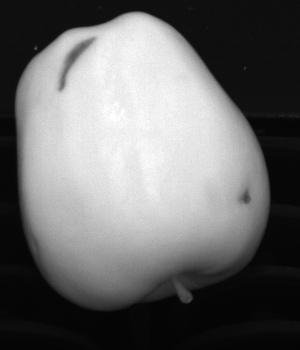
#> input picture fruit-inspection-images/first task/C0_000001.png, 300 x 350 px, found by its file name
$ jupyter execute --allow-errors cv-fruit-detection.ipynb   (shell and % lines are left out)
#> lines starting #> are read from the running program, lines starting #| are printed output that depends on the picture; after the words box and inside, x2 and y2 are one past the last pixel; in counts of white or black regions, pixels touching at a corner belong together
[cell 1]
import cv2 as cv
import numpy as np
from matplotlib import pyplot as plt
import heapq
import pandas as pd
import matplotlib.cm as cm
import scipy.io as sio
import random

img1_gray = cv.imread("computer-vision-fruit-detection/fruit-inspection-images/first task/C0_000001.png", cv.IMREAD_GRAYSCALE)
#> img1_gray is the input picture: shape (350, 300); min 3, max 255, mean 106.4
img2_gray = cv.imread("computer-vision-fruit-detection/fruit-inspection-images/first task/C0_000002.png", cv.IMREAD_GRAYSCALE)
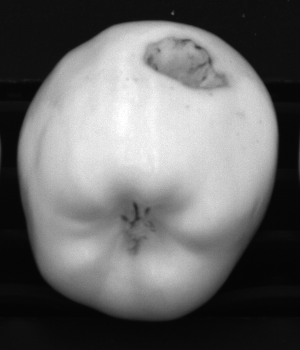
#> input picture fruit-inspection-images/first task/C0_000002.png, 300 x 350 px, found by its file name
#> img2_gray is the input picture: shape (350, 300); min 4, max 255, mean 105
img3_gray = cv.imread("computer-vision-fruit-detection/fruit-inspection-images/first task/C0_000003.png", cv.IMREAD_GRAYSCALE)
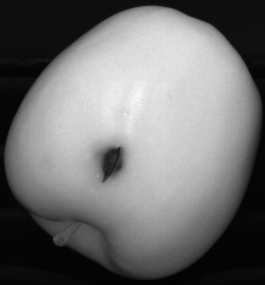
#> input picture fruit-inspection-images/first task/C0_000003.png, 265 x 285 px, found by its file name
#> img3_gray is the input picture: shape (285, 265); min 2, max 255, mean 113.4

img1_color = cv.cvtColor(cv.imread("computer-vision-fruit-detection/fruit-inspection-images/first task/C1_000001.png", cv.IMREAD_COLOR),cv.COLOR_BGR2RGB)
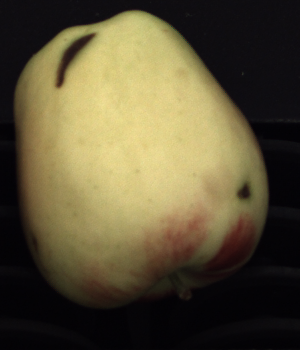
#> input picture fruit-inspection-images/first task/C1_000001.png, 300 x 350 px, found by its file name
img2_color = cv.cvtColor(cv.imread("computer-vision-fruit-detection/fruit-inspection-images/first task/C1_000002.png", cv.IMREAD_COLOR),cv.COLOR_BGR2RGB)
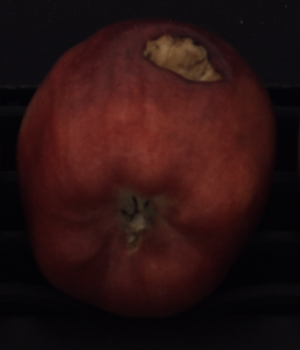
#> input picture fruit-inspection-images/first task/C1_000002.png, 300 x 350 px, found by its file name
img3_color = cv.cvtColor(cv.imread("computer-vision-fruit-detection/fruit-inspection-images/first task/C1_000003.png", cv.IMREAD_COLOR),cv.COLOR_BGR2RGB)
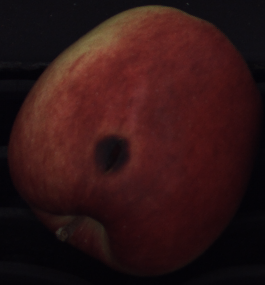
#> input picture fruit-inspection-images/first task/C1_000003.png, 265 x 285 px, found by its file name

# Plot images

def show_img( img_list):
    plt.figure(figsize=(10,10))
    for i in range(len(img_list)):
        plt.subplot(2,3,i+1)
        plt.imshow(img_list[i], cmap='gray', vmin=0, vmax=255)
        plt.title("NIR img1", fontsize = 15)
        plt.xticks([]), plt.yticks([])
    plt.show()

show_img([img1_gray, img2_gray, img3_gray])
#> the loop in show_img, `for i in range(len(img_list)):` made 3 passes

[cell 2]
ret1, otsu_img1 = cv.threshold(img1_gray, 0, 255, cv.THRESH_BINARY+cv.THRESH_OTSU)
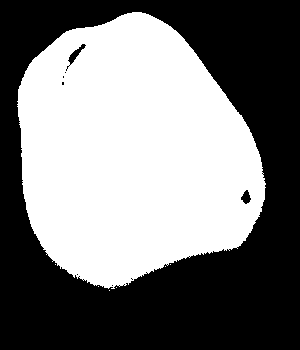
#> otsu_img1: shape (350, 300); 48.1% white; 7 white regions (6 under 20 px), largest, box (x1, y1, x2, y2) and area: (17, 12, 266, 289) 50519
#> ret1 = 109
ret2, otsu_img2 = cv.threshold(img2_gray, 0, 255, cv.THRESH_BINARY+cv.THRESH_OTSU)
#> otsu_img2: shape (350, 300); 54% white; 15 black regions (11 under 20 px), largest, box (x1, y1, x2, y2) and area: (0, 0, 300, 350) 47509, (120, 200, 155, 229) 580, (131, 238, 141, 251) 70, (126, 230, 133, 238) 26
#> ret2 = 98
ret3, otsu_img3 = cv.threshold(img3_gray, 0, 255, cv.THRESH_BINARY+cv.THRESH_OTSU)
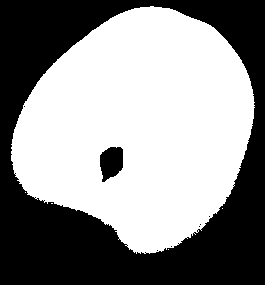
#> otsu_img3: shape (285, 265); 55.8% white; 8 black regions (6 under 20 px), largest, box (x1, y1, x2, y2) and area: (0, 0, 265, 285) 32769, (100, 147, 123, 182) 615
#> ret3 = 104

show_img([otsu_img1, otsu_img2, otsu_img3])
#> the loop in show_img (call 2), `for i in range(len(img_list)):` made 3 passes

[cell 3]
def flood_fill(tr_img):
    im_floodfill = tr_img.copy()
    h, w = tr_img.shape[:2]
    mask = np.zeros((h+2, w+2), np.uint8)
    cv.floodFill(im_floodfill, mask, (0,0), 255);
    im_floodfill_inv = cv.bitwise_not(im_floodfill)
    im_out = tr_img | im_floodfill_inv
    return im_out

def convert_mask_to_RGB(mask):
    return cv.cvtColor(mask, cv.COLOR_GRAY2BGR)

def apply_mask(mask, rgb_img):
    for i in range(mask.shape[0]):
        for j in range(mask.shape[1]):
            if mask[i, j, 0] == 0:
                rgb_img[i, j, 0] = 0
                rgb_img[i, j, 1] = 0
                rgb_img[i, j, 2] = 0
    return rgb_img

# [37 lines left out: functions remove_edges, closing, draw_defects, not called in this run]


mask1 = flood_fill(otsu_img1)
#> in flood_fill, `cv.floodFill(im_floodfill, mask, (0,0), 255);`: im_floodfill: shape (350, 300); 99.8% white; 16 black regions (14 under 20 px), largest, box (x1, y1, x2, y2) and area: (66, 44, 86, 71) 122, (241, 190, 251, 204) 86
#> in flood_fill, `im_out = tr_img | im_floodfill_inv`: im_out: shape (350, 300); 48.3% white; 7 white regions (6 under 20 px), largest, box (x1, y1, x2, y2) and area: (17, 12, 266, 289) 50748
mask2 = flood_fill(otsu_img2)
#> in flood_fill (call 2), `im_out = tr_img | im_floodfill_inv`: im_out: shape (350, 300); 54.8% white; 1 black region, box (x1, y1, x2, y2) and area: (0, 0, 300, 350) 47501
mask3 = flood_fill(otsu_img3)
#> in flood_fill (call 3), `cv.floodFill(im_floodfill, mask, (0,0), 255);`: im_floodfill: shape (285, 265); 99.2% white; 15 black regions (14 under 20 px), largest, box (x1, y1, x2, y2) and area: (100, 147, 123, 182) 615
#> in flood_fill (call 3), `im_out = tr_img | im_floodfill_inv`: im_out: shape (285, 265); 56.6% white; 1 black region, box (x1, y1, x2, y2) and area: (0, 0, 265, 285) 32760


show_img([mask1, mask2, mask3])

[cell 4]
rgb_mask1 = convert_mask_to_RGB(mask1)
rgb_mask2 = convert_mask_to_RGB(mask2)
rgb_mask3 = convert_mask_to_RGB(mask3)

original_color_img_with_mask1 = apply_mask(rgb_mask1, img1_color)
original_color_img_with_mask2 = apply_mask(rgb_mask2, img2_color)
original_color_img_with_mask3 = apply_mask(rgb_mask3, img3_color)

show_img([original_color_img_with_mask1, original_color_img_with_mask2, original_color_img_with_mask3])

[cell 5]
def remove_borders(img_gray, original_color_img_with_mask, mask):
    th, _ = cv.threshold(img_gray, 0, 255, cv.THRESH_OTSU)
    canny = cv.Canny(original_color_img_with_mask, th / 2, th)
    # erosion
    kernel = np.ones((17, 17), np.uint8)
    eroded_mask = cv.erode(mask, kernel, iterations = 2)
    img_without_edges = canny.copy()
    # apply eroded mask
    for i in range(eroded_mask.shape[0]):
        for j in range(eroded_mask.shape[1]):
            if eroded_mask[i, j] == 0:
                img_without_edges[i, j] = 0
    return img_without_edges

def closing(image_without_edges):
    kernel = np.ones((15,15),np.uint8)
    closing = cv.morphologyEx(image_without_edges, cv.MORPH_CLOSE, kernel)
    return closing

# [19 lines left out: function draw_defects, not called in this run]

image_without_edges1 = remove_borders(img1_gray, original_color_img_with_mask1, mask1)
#> in remove_borders, `th, _ = cv.threshold(img_gray, 0, 255, cv.THRESH_OTSU)`: th = 109
#> in remove_borders, `canny = cv.Canny(original_color_img_with_mask, th / 2, th)`: canny: shape (350, 300); 1.4% white in thin lines or dots, all inside (x1, y1, x2, y2) = (17, 12, 266, 292)
#> in remove_borders, `eroded_mask = cv.erode(mask, kernel, iterations = 2)`: eroded_mask: shape (350, 300); 33.4% white; 1 white region, box (x1, y1, x2, y2) and area: (35, 32, 247, 269) 35058
#> after the loop in remove_borders, `for i in range(eroded_mask.shape[0]):`:
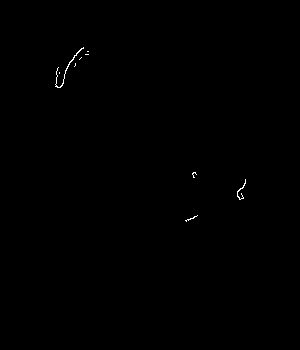
#> img_without_edges: shape (350, 300); 0.16% white in thin lines or dots, all inside (x1, y1, x2, y2) = (55, 47, 246, 222)
image_without_edges2 = remove_borders(img2_gray, original_color_img_with_mask2, mask2)
#> in remove_borders (call 2), `th, _ = cv.threshold(img_gray, 0, 255, cv.THRESH_OTSU)`: th = 98
#> in remove_borders (call 2), `canny = cv.Canny(original_color_img_with_mask, th / 2, th)`: canny: shape (350, 300); 1.4% white in thin lines or dots, all inside (x1, y1, x2, y2) = (19, 21, 277, 309)
#> in remove_borders (call 2), `eroded_mask = cv.erode(mask, kernel, iterations = 2)`: eroded_mask: shape (350, 300); 39% white; 1 white region, box (x1, y1, x2, y2) and area: (36, 38, 260, 290) 41000
#> after the loop in remove_borders (call 2), `for i in range(eroded_mask.shape[0]):`:
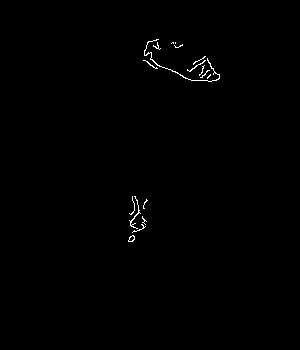
#> img_without_edges: shape (350, 300); 0.44% white in thin lines or dots, all inside (x1, y1, x2, y2) = (128, 39, 220, 242)
image_without_edges3 = remove_borders(img3_gray, original_color_img_with_mask3, mask3)
#> in remove_borders (call 3), `canny = cv.Canny(original_color_img_with_mask, th / 2, th)`: canny: shape (285, 265); 1.6% white in thin lines or dots, all inside (x1, y1, x2, y2) = (11, 6, 255, 255)
#> in remove_borders (call 3), `eroded_mask = cv.erode(mask, kernel, iterations = 2)`: eroded_mask: shape (285, 265); 37.3% white; 1 white region, box (x1, y1, x2, y2) and area: (29, 24, 237, 234) 28135
#> after the loop in remove_borders (call 3), `for i in range(eroded_mask.shape[0]):`: img_without_edges: shape (285, 265); 0.19% white in thin lines or dots, all inside (x1, y1, x2, y2) = (87, 48, 131, 173)

show_img([image_without_edges1, image_without_edges2, image_without_edges3])

[cell 6]
closed_img1 = closing(image_without_edges1)
#> in closing, `closing = cv.morphologyEx(image_without_edges, cv.MORPH_CLOSE, kernel)`: closing: shape (350, 300); 0.43% white; 4 white regions (2 under 20 px), largest, box (x1, y1, x2, y2) and area: (55, 47, 89, 88) 335, (237, 179, 246, 200) 82
closed_img2 = closing(image_without_edges2)
#> in closing (call 2), `closing = cv.morphologyEx(image_without_edges, cv.MORPH_CLOSE, kernel)`: closing: shape (350, 300); 1.6% white; 2 white regions, box (x1, y1, x2, y2) and area: (143, 39, 220, 82) 1114, (128, 196, 148, 242) 540
closed_img3 = closing(image_without_edges3)
#> in closing (call 3), `closing = cv.morphologyEx(image_without_edges, cv.MORPH_CLOSE, kernel)`:
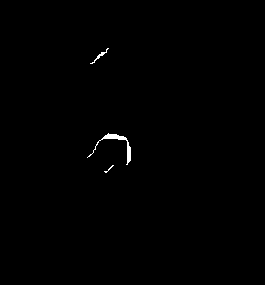
#> closing: shape (285, 265); 0.36% white; 3 white regions (1 under 20 px)

show_img([closed_img1, closed_img2, closed_img3])

[cell 7]
def draw_defects(closed_img, img_color):
    contours, hierarchy  = cv.findContours(closed_img, cv.RETR_EXTERNAL, cv.CHAIN_APPROX_SIMPLE)[-2:]
    perimeters = []
    for i in range(len(contours)):
        perimeters.append(len(contours[i]))
    two_biggest_numbers = 0
    if len(perimeters) > 3:
        # take two most bigger defects
        two_biggest_numbers = heapq.nlargest(2, perimeters)[1]
    else:
        # take only the biggest defect
        two_biggest_numbers = heapq.nlargest(1, perimeters)[0]
    for i in range(len(perimeters)):
        if perimeters[i] >= two_biggest_numbers:
            for j in range(len(contours[i])):
                # draw contour
                img_color = cv.circle(img_color, center=(contours[i][j][0][0], contours[i][j][0][1]), radius=1, color=(255, 0, 0) , thickness=3)

    return img_color

[cell 8]
out1 = draw_defects(closed_img1, img1_color)
#> in draw_defects, `contours, hierarchy  = cv.findContours(closed_img, cv.RETR_EXTERNAL, c..`: contours = 4 contours, 2 with area under 20; largest, box (x1, y1, x2, y2) and area: (55, 47, 89, 88) 278, (237, 179, 246, 200) 59
#> the loop in draw_defects, `for i in range(len(contours)):` made 4 passes
#> after the loop in draw_defects, `for i in range(len(contours)):`: perimeters = [18, 19, 11, 50]
#> in draw_defects, `two_biggest_numbers = heapq.nlargest(2, perimeters)[1]`: two_biggest_numbers = 19
#> the loop in draw_defects, `for i in range(len(perimeters)):` made 4 passes
out2 = draw_defects(closed_img2, img2_color)
#> in draw_defects (call 2), `contours, hierarchy  = cv.findContours(closed_img, cv.RETR_EXTERNAL, c..`: contours = 2 contours; box (x1, y1, x2, y2) and area: (143, 39, 220, 82) 988, (128, 196, 148, 242) 482
#> the loop in draw_defects (call 2), `for i in range(len(contours)):` made 2 passes
#> the loop in draw_defects (call 2), `for i in range(len(perimeters)):` made 2 passes
out3 = draw_defects(closed_img3, img3_color)
#> in draw_defects (call 3), `contours, hierarchy  = cv.findContours(closed_img, cv.RETR_EXTERNAL, c..`: contours = 3 contours, 1 with area under 20; largest, box (x1, y1, x2, y2) and area: (87, 133, 131, 165) 135, (90, 48, 109, 64) 22

show_img([out1, out2, out3])
